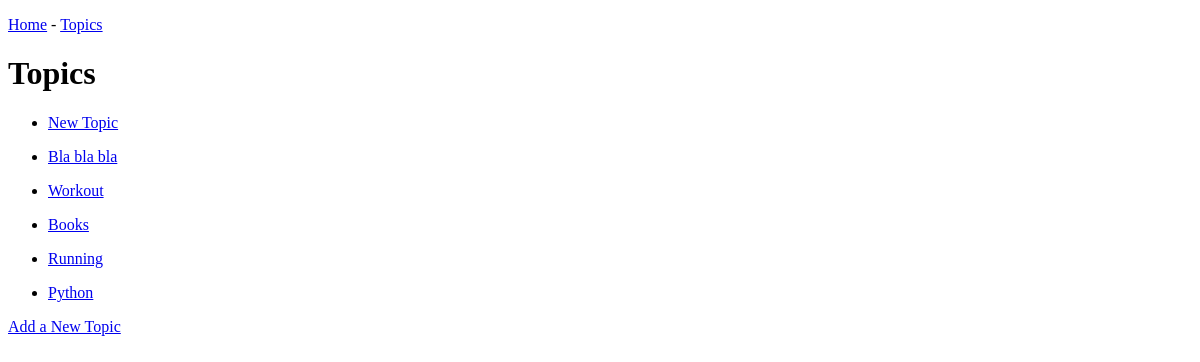
Page /blog/topics/ on the earlier database version.
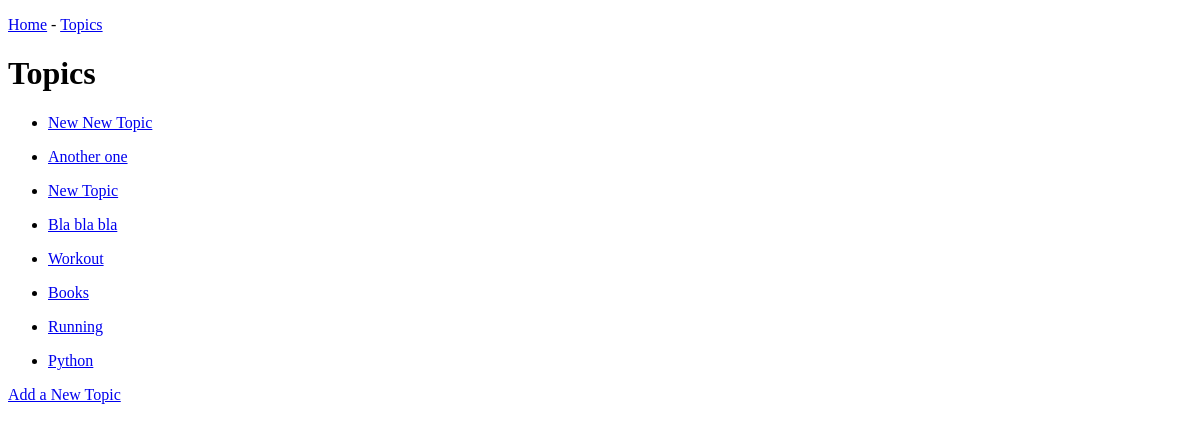
Same page on the later database version.
### blog/models.py (models this page shows)
class Topic(models.Model):
    text = models.CharField(max_length=200)
    date_added = models.DateTimeField(auto_now_add=True)
    tag = models.ManyToManyField(Tag, blank=True)
    def __str__(self):
        return self.text

### blog/views.py (the view)
# urls.py: path('topics/', views.topics, name='topics'),
def topics(request):
    topics = Topic.objects.all().order_by('-date_added')
    return render(request, 'blog/topics.html', {
        'topics': topics
    })

### blog/templates/blog/topics.html (shortened to what this page needs)
{% extends 'blog/layout.html' %}
{% block body %}
    <h1>Topics</h1>
    {% for topic in topics %}
    <ul>
        <li><a href="{% url 'blog:topic' topic.id %}">{{ topic }}</a></li>
    </ul>
    {% endfor %}
    <a href="{% url 'blog:new_topic' %}">Add a New Topic</a>
{% endblock %}

Differences in the rows shown:
added Topic: text "New New Topic"
added Topic: text "Another one"
